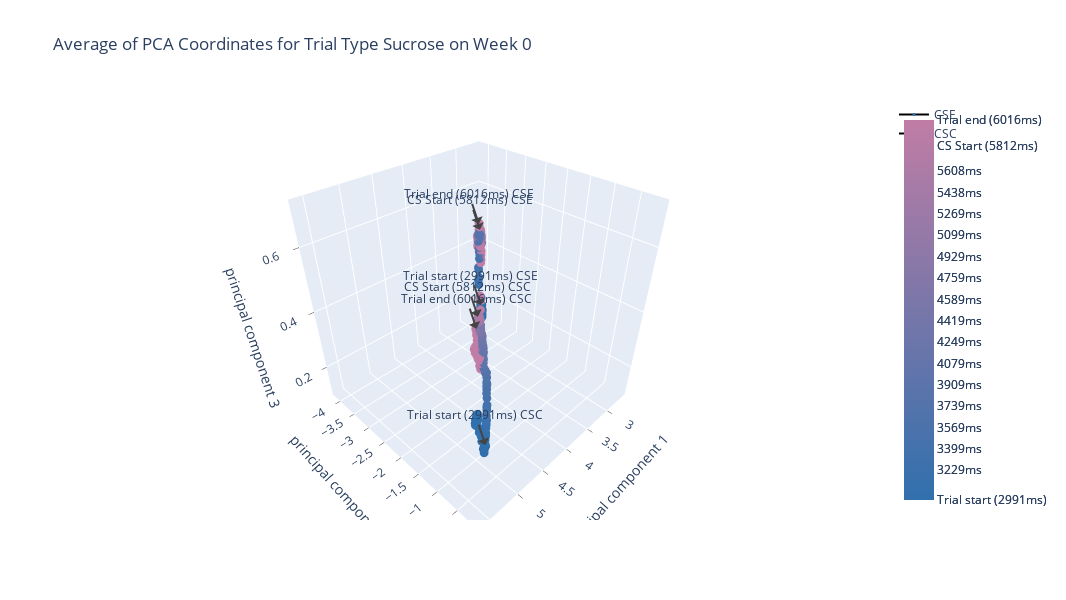
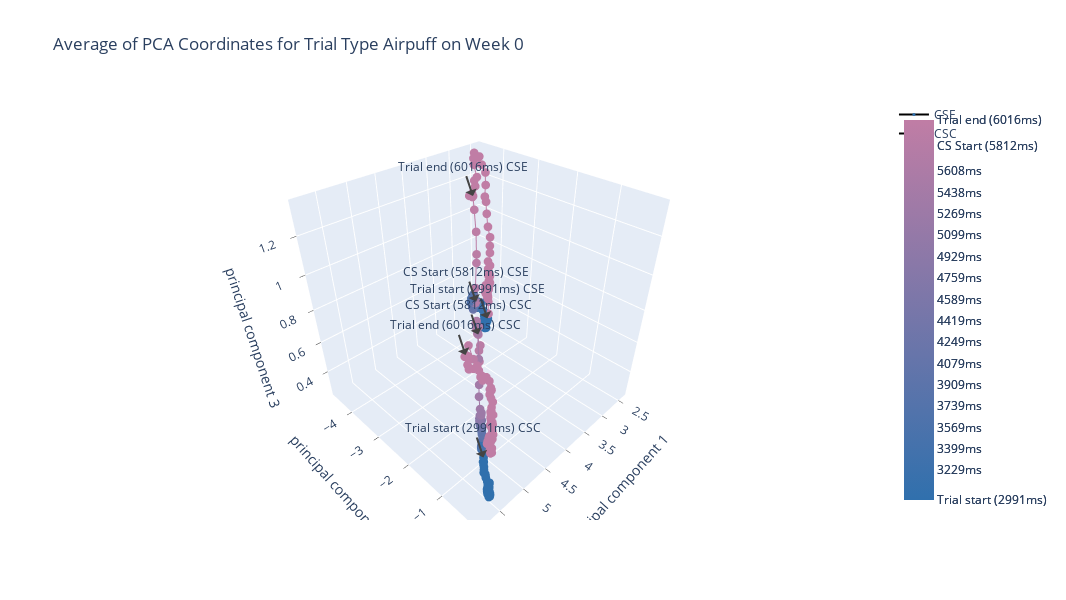
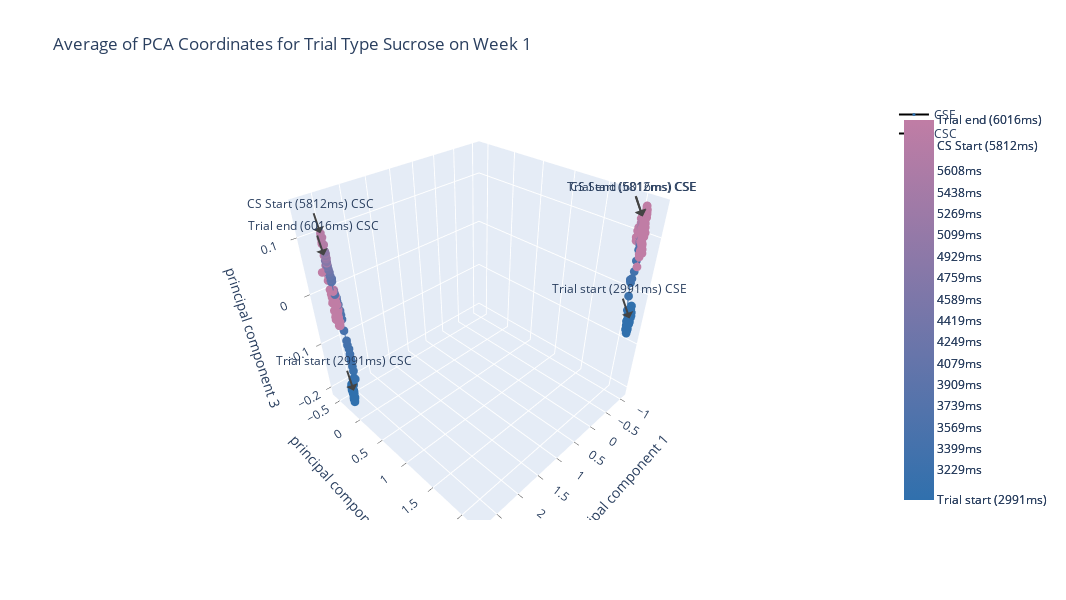
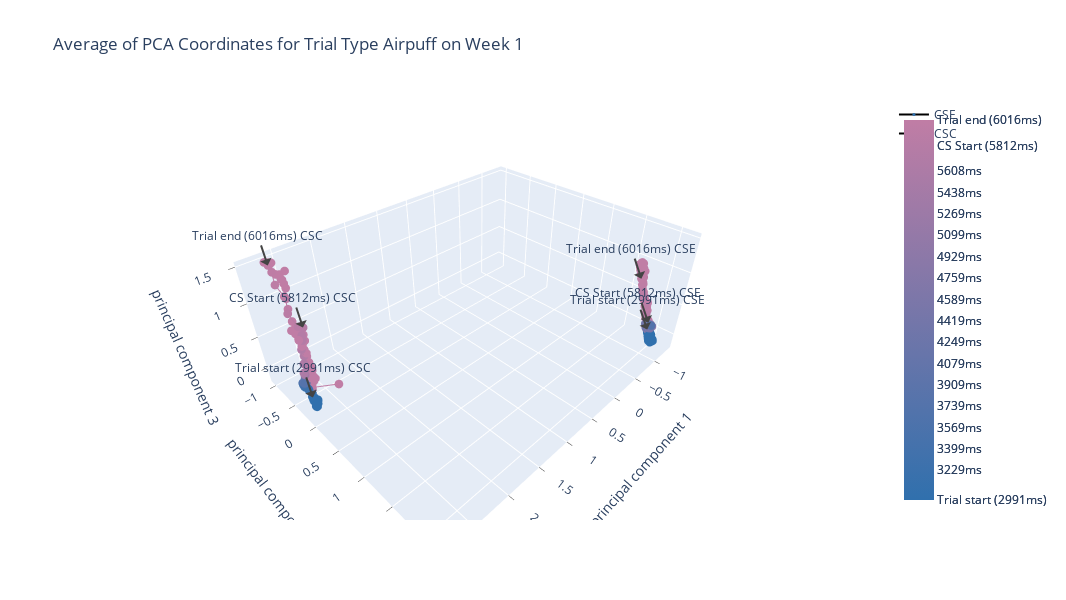

These figures' notebook cell, in order:
### Code cell
for week in weeks:
    for trial in trials:

        fig = go.Figure([
            go.Scatter3d(
                x=mean_and_std_df_cse.loc[(week, trial), ("principal component 1", "mean")],
                y=mean_and_std_df_cse.loc[(week, trial), ("principal component 2", "mean")],
                z=mean_and_std_df_cse.loc[(week, trial), ("principal component 3", "mean")],
                line=dict(
                    color=mean_and_std_df_cse.loc[(week, trial)].index,
                    colorscale=[[0, 'rgb(48, 112, 173)'], [1, 'rgb(192, 125, 165)']],
                    cmin=trail_start,
                    cmid=cs_start,
                    cmax=trial_end,
                    colorbar=dict(
                        lenmode='pixels',
                        len=400,
                        orientation='v',
                        tickmode='array',
                        tickvals=ticks,
                        ticktext=ticklabels
                    ),
                ),
                marker=dict(
                    color=mean_and_std_df_cse.loc[(week, trial)].index,
                    colorscale=[[0, 'rgb(48, 112, 173)'], [1, 'rgb(192, 125, 165)']],
                    cmin=trail_start,
                    cmid=cs_start,
                    cmax=trial_end,
                    colorbar=dict(
                        lenmode='pixels',
                        len=400,
                        orientation='v',
                        tickmode='array',
                        tickvals=events,
                        ticktext=eventlabels
                    ),
                    showscale=False,
                    size=3,
                    
                ),
                mode='lines+markers',
                name="CSE"
            ),
            go.Scatter3d(
                x=mean_and_std_df_csc.loc[(week, trial), ("principal component 1", "mean")],
                y=mean_and_std_df_csc.loc[(week, trial), ("principal component 2", "mean")],
                z=mean_and_std_df_csc.loc[(week, trial), ("principal component 3", "mean")],
                line=dict(
                    color=mean_and_std_df_csc.loc[(week, trial)].index,
                    colorscale=[[0, 'rgb(48, 112, 173)'], [1, 'rgb(192, 125, 165)']],
                    cmin=trail_start,
                    cmid=cs_start,
                    cmax=trial_end,
                    colorbar=dict(
                        lenmode='pixels',
                        len=400,
                        orientation='v',
                        tickmode='array',
                        tickvals=ticks,
                        ticktext=ticklabels
                    ),
                ),
                marker=dict(
                    color=mean_and_std_df_csc.loc[(week, trial)].index,
                    colorscale=[[0, 'rgb(48, 112, 173)'], [1, 'rgb(192, 125, 165)']],
                    cmin=trail_start,
                    cmid=cs_start,
                    cmax=trial_end,
                    colorbar=dict(
                        lenmode='pixels',
                        len=400,
                        orientation='v',
                        tickmode='array',
                        tickvals=events,
                        ticktext=eventlabels
                    ),
                    showscale=False,
                    size=3,
                    
                ),
                mode='lines+markers',
                name = "CSC"
            )
        ])

        annotate = []
        for event in events:
            annotate.append(dict(
                    x=mean_and_std_df_cse.loc[(week, trial, event), ("principal component 1", "mean")], 
                    y=mean_and_std_df_cse.loc[(week, trial, event), ("principal component 2", "mean")],
                    z=mean_and_std_df_cse.loc[(week, trial, event), ("principal component 3", "mean")],
                    text=(eventdict[event]+" CSE"),
                    showarrow=True,
                    arrowhead=1
                ))
            annotate.append(dict(
                    x=mean_and_std_df_csc.loc[(week, trial, event), ("principal component 1", "mean")], 
                    y=mean_and_std_df_csc.loc[(week, trial, event), ("principal component 2", "mean")],
                    z=mean_and_std_df_csc.loc[(week, trial, event), ("principal component 3", "mean")],
                    text=(eventdict[event]+" CSC"),
                    showarrow=True,
                    arrowhead=1
                ))

        fig.update_layout(
            title=(f"Average of PCA Coordinates for Trial Type {trial} on Week {week}"),
            scene = dict(
                xaxis = dict(title="principal component 1", type="linear", ticks="outside"),
                yaxis = dict(title="principal component 2", type="linear", ticks="outside"),
                zaxis = dict(title="principal component 3", type="linear", ticks="outside"),
                annotations=annotate
            ),
            height = 600,
            width = 1066
        )

        today = date.today().strftime("%Y%m%d")
        
        fig.write_image(f"/Volumes/specialk_cs/2p/analysis/behavior/trajectories/by-trial/averaged-by-mouse/comparisons/3D/pdfs/{today}_3D_mouse_by_mouse_average_of_pca_coords_cs-{trial}_week-{week}.pdf")
        fig.write_image(f"/Volumes/specialk_cs/2p/analysis/behavior/trajectories/by-trial/averaged-by-mouse/comparisons/3D/vectorized/{today}_3D_mouse_by_mouse_average_of_pca_coords_cs-{trial}_week-{week}.svg")
        fig.write_html(f"/Volumes/specialk_cs/2p/analysis/behavior/trajectories/by-trial/averaged-by-mouse/comparisons/3D/html/{today}_3D_mouse_by_mouse_average_of_pca_coords_cs-{trial}_week-{week}.html")
        fig.show()

### Figure 1 — Plotly figure (JSON) as saved in the notebook; plotly's stock layout.template omitted (floating-point values rounded to 4 significant figures; data arrays with more than 128 entries replaced by an {"elided": "..."} marker saying what was removed)
{"data": [{"line": {"cmax": 177, "cmid": 171, "cmin": 88, "color": {"elided": "266 int values"}, "colorbar": {"len": 400, "lenmode": "pixels", "orientation": "v", "tickmode": "array", "ticktext": ["Trial start (2991ms)", "3229ms", "3399ms", "3569ms", "3739ms", "3909ms", "4079ms", "4249ms", "4419ms", "4589ms", "4759ms", "4929ms", "5099ms", "5269ms", "5438ms", "5608ms", "CS Start (5812ms)", "Trial end (6016ms)"], "tickvals": [88, 95, 100, 105, 110, 115, 120, 125, 130, 135, 140, 145, 150, 155, 160, 165, 171, 177]}, "colorscale": [[0, "rgb(48, 112, 173)"], [1, "rgb(192, 125, 165)"]]}, "marker": {"cmax": 177, "cmid": 171, "cmin": 88, "color": {"elided": "266 int values"}, "colorbar": {"len": 400, "lenmode": "pixels", "orientation": "v", "tickmode": "array", "ticktext": ["Trial start (2991ms)", "CS Start (5812ms)", "Trial end (6016ms)"], "tickvals": [88, 171, 177]}, "colorscale": [[0, "rgb(48, 112, 173)"], [1, "rgb(192, 125, 165)"]], "showscale": false, "size": 3}, "mode": "lines+markers", "name": "CSE", "type": "scatter3d", "x": {"elided": "266 float values"}, "y": {"elided": "266 float values"}, "z": {"elided": "266 float values"}}, {"line": {"cmax": 177, "cmid": 171, "cmin": 88, "color": {"elided": "266 int values"}, "colorbar": {"len": 400, "lenmode": "pixels", "orientation": "v", "tickmode": "array", "ticktext": ["Trial start (2991ms)", "3229ms", "3399ms", "3569ms", "3739ms", "3909ms", "4079ms", "4249ms", "4419ms", "4589ms", "4759ms", "4929ms", "5099ms", "5269ms", "5438ms", "5608ms", "CS Start (5812ms)", "Trial end (6016ms)"], "tickvals": [88, 95, 100, 105, 110, 115, 120, 125, 130, 135, 140, 145, 150, 155, 160, 165, 171, 177]}, "colorscale": [[0, "rgb(48, 112, 173)"], [1, "rgb(192, 125, 165)"]]}, "marker": {"cmax": 177, "cmid": 171, "cmin": 88, "color": {"elided": "266 int values"}, "colorbar": {"len": 400, "lenmode": "pixels", "orientation": "v", "tickmode": "array", "ticktext": ["Trial start (2991ms)", "CS Start (5812ms)", "Trial end (6016ms)"], "tickvals": [88, 171, 177]}, "colorscale": [[0, "rgb(48, 112, 173)"], [1, "rgb(192, 125, 165)"]], "showscale": false, "size": 3}, "mode": "lines+markers", "name": "CSC", "type": "scatter3d", "x": {"elided": "266 float values"}, "y": {"elided": "266 float values"}, "z": {"elided": "266 float values"}}], "layout": {"height": 600, "scene": {"annotations": [{"arrowhead": 1, "showarrow": true, "text": "Trial start (2991ms) CSE", "x": 2.734, "y": -3.914, "z": 0.1579}, {"arrowhead": 1, "showarrow": true, "text": "Trial start (2991ms) CSC", "x": 5.499, "y": -0.1238, "z": 0.3458}, {"arrowhead": 1, "showarrow": true, "text": "CS Start (5812ms) CSE", "x": 2.617, "y": -4.107, "z": 0.4417}, {"arrowhead": 1, "showarrow": true, "text": "CS Start (5812ms) CSC", "x": 5.457, "y": -0.328, "z": 0.665}, {"arrowhead": 1, "showarrow": true, "text": "Trial end (6016ms) CSE", "x": 2.623, "y": -4.133, "z": 0.4628}, {"arrowhead": 1, "showarrow": true, "text": "Trial end (6016ms) CSC", "x": 5.439, "y": -0.3793, "z": 0.6314}], "xaxis": {"ticks": "outside", "title": {"text": "principal component 1"}, "type": "linear"}, "yaxis": {"ticks": "outside", "title": {"text": "principal component 2"}, "type": "linear"}, "zaxis": {"ticks": "outside", "title": {"text": "principal component 3"}, "type": "linear"}}, "title": {"text": "Average of PCA Coordinates for Trial Type Sucrose on Week 0"}, "width": 1066}}

### Figure 2 — Plotly figure (JSON) as saved in the notebook; plotly's stock layout.template omitted (floating-point values rounded to 4 significant figures; data arrays with more than 128 entries replaced by an {"elided": "..."} marker saying what was removed)
{"data": [{"line": {"cmax": 177, "cmid": 171, "cmin": 88, "color": {"elided": "266 int values"}, "colorbar": {"len": 400, "lenmode": "pixels", "orientation": "v", "tickmode": "array", "ticktext": ["Trial start (2991ms)", "3229ms", "3399ms", "3569ms", "3739ms", "3909ms", "4079ms", "4249ms", "4419ms", "4589ms", "4759ms", "4929ms", "5099ms", "5269ms", "5438ms", "5608ms", "CS Start (5812ms)", "Trial end (6016ms)"], "tickvals": [88, 95, 100, 105, 110, 115, 120, 125, 130, 135, 140, 145, 150, 155, 160, 165, 171, 177]}, "colorscale": [[0, "rgb(48, 112, 173)"], [1, "rgb(192, 125, 165)"]]}, "marker": {"cmax": 177, "cmid": 171, "cmin": 88, "color": {"elided": "266 int values"}, "colorbar": {"len": 400, "lenmode": "pixels", "orientation": "v", "tickmode": "array", "ticktext": ["Trial start (2991ms)", "CS Start (5812ms)", "Trial end (6016ms)"], "tickvals": [88, 171, 177]}, "colorscale": [[0, "rgb(48, 112, 173)"], [1, "rgb(192, 125, 165)"]], "showscale": false, "size": 3}, "mode": "lines+markers", "name": "CSE", "type": "scatter3d", "x": {"elided": "266 float values"}, "y": {"elided": "266 float values"}, "z": {"elided": "266 float values"}}, {"line": {"cmax": 177, "cmid": 171, "cmin": 88, "color": {"elided": "266 int values"}, "colorbar": {"len": 400, "lenmode": "pixels", "orientation": "v", "tickmode": "array", "ticktext": ["Trial start (2991ms)", "3229ms", "3399ms", "3569ms", "3739ms", "3909ms", "4079ms", "4249ms", "4419ms", "4589ms", "4759ms", "4929ms", "5099ms", "5269ms", "5438ms", "5608ms", "CS Start (5812ms)", "Trial end (6016ms)"], "tickvals": [88, 95, 100, 105, 110, 115, 120, 125, 130, 135, 140, 145, 150, 155, 160, 165, 171, 177]}, "colorscale": [[0, "rgb(48, 112, 173)"], [1, "rgb(192, 125, 165)"]]}, "marker": {"cmax": 177, "cmid": 171, "cmin": 88, "color": {"elided": "266 int values"}, "colorbar": {"len": 400, "lenmode": "pixels", "orientation": "v", "tickmode": "array", "ticktext": ["Trial start (2991ms)", "CS Start (5812ms)", "Trial end (6016ms)"], "tickvals": [88, 171, 177]}, "colorscale": [[0, "rgb(48, 112, 173)"], [1, "rgb(192, 125, 165)"]], "showscale": false, "size": 3}, "mode": "lines+markers", "name": "CSC", "type": "scatter3d", "x": {"elided": "266 float values"}, "y": {"elided": "266 float values"}, "z": {"elided": "266 float values"}}], "layout": {"height": 600, "scene": {"annotations": [{"arrowhead": 1, "showarrow": true, "text": "Trial start (2991ms) CSE", "x": 2.689, "y": -3.937, "z": 0.3299}, {"arrowhead": 1, "showarrow": true, "text": "Trial start (2991ms) CSC", "x": 5.613, "y": -0.3032, "z": 0.5636}, {"arrowhead": 1, "showarrow": true, "text": "CS Start (5812ms) CSE", "x": 2.861, "y": -4.136, "z": 0.4623}, {"arrowhead": 1, "showarrow": true, "text": "CS Start (5812ms) CSC", "x": 5.448, "y": -0.6414, "z": 1.117}, {"arrowhead": 1, "showarrow": true, "text": "Trial end (6016ms) CSE", "x": 2.683, "y": -4.46, "z": 1.111}, {"arrowhead": 1, "showarrow": true, "text": "Trial end (6016ms) CSC", "x": 5.756, "y": -0.491, "z": 1.103}], "xaxis": {"ticks": "outside", "title": {"text": "principal component 1"}, "type": "linear"}, "yaxis": {"ticks": "outside", "title": {"text": "principal component 2"}, "type": "linear"}, "zaxis": {"ticks": "outside", "title": {"text": "principal component 3"}, "type": "linear"}}, "title": {"text": "Average of PCA Coordinates for Trial Type Airpuff on Week 0"}, "width": 1066}}

### Figure 3 — Plotly figure (JSON) as saved in the notebook; plotly's stock layout.template omitted (floating-point values rounded to 4 significant figures; data arrays with more than 128 entries replaced by an {"elided": "..."} marker saying what was removed)
{"data": [{"line": {"cmax": 177, "cmid": 171, "cmin": 88, "color": {"elided": "266 int values"}, "colorbar": {"len": 400, "lenmode": "pixels", "orientation": "v", "tickmode": "array", "ticktext": ["Trial start (2991ms)", "3229ms", "3399ms", "3569ms", "3739ms", "3909ms", "4079ms", "4249ms", "4419ms", "4589ms", "4759ms", "4929ms", "5099ms", "5269ms", "5438ms", "5608ms", "CS Start (5812ms)", "Trial end (6016ms)"], "tickvals": [88, 95, 100, 105, 110, 115, 120, 125, 130, 135, 140, 145, 150, 155, 160, 165, 171, 177]}, "colorscale": [[0, "rgb(48, 112, 173)"], [1, "rgb(192, 125, 165)"]]}, "marker": {"cmax": 177, "cmid": 171, "cmin": 88, "color": {"elided": "266 int values"}, "colorbar": {"len": 400, "lenmode": "pixels", "orientation": "v", "tickmode": "array", "ticktext": ["Trial start (2991ms)", "CS Start (5812ms)", "Trial end (6016ms)"], "tickvals": [88, 171, 177]}, "colorscale": [[0, "rgb(48, 112, 173)"], [1, "rgb(192, 125, 165)"]], "showscale": false, "size": 3}, "mode": "lines+markers", "name": "CSE", "type": "scatter3d", "x": {"elided": "266 float values"}, "y": {"elided": "266 float values"}, "z": {"elided": "266 float values"}}, {"line": {"cmax": 177, "cmid": 171, "cmin": 88, "color": {"elided": "266 int values"}, "colorbar": {"len": 400, "lenmode": "pixels", "orientation": "v", "tickmode": "array", "ticktext": ["Trial start (2991ms)", "3229ms", "3399ms", "3569ms", "3739ms", "3909ms", "4079ms", "4249ms", "4419ms", "4589ms", "4759ms", "4929ms", "5099ms", "5269ms", "5438ms", "5608ms", "CS Start (5812ms)", "Trial end (6016ms)"], "tickvals": [88, 95, 100, 105, 110, 115, 120, 125, 130, 135, 140, 145, 150, 155, 160, 165, 171, 177]}, "colorscale": [[0, "rgb(48, 112, 173)"], [1, "rgb(192, 125, 165)"]]}, "marker": {"cmax": 177, "cmid": 171, "cmin": 88, "color": {"elided": "266 int values"}, "colorbar": {"len": 400, "lenmode": "pixels", "orientation": "v", "tickmode": "array", "ticktext": ["Trial start (2991ms)", "CS Start (5812ms)", "Trial end (6016ms)"], "tickvals": [88, 171, 177]}, "colorscale": [[0, "rgb(48, 112, 173)"], [1, "rgb(192, 125, 165)"]], "showscale": false, "size": 3}, "mode": "lines+markers", "name": "CSC", "type": "scatter3d", "x": {"elided": "266 float values"}, "y": {"elided": "266 float values"}, "z": {"elided": "266 float values"}}], "layout": {"height": 600, "scene": {"annotations": [{"arrowhead": 1, "showarrow": true, "text": "Trial start (2991ms) CSE", "x": -0.961, "y": 2.168, "z": -0.04306}, {"arrowhead": 1, "showarrow": true, "text": "Trial start (2991ms) CSC", "x": 2.725, "y": -0.2585, "z": -0.1829}, {"arrowhead": 1, "showarrow": true, "text": "CS Start (5812ms) CSE", "x": -1.044, "y": 2.041, "z": 0.1284}, {"arrowhead": 1, "showarrow": true, "text": "CS Start (5812ms) CSC", "x": 2.651, "y": -0.4282, "z": 0.1111}, {"arrowhead": 1, "showarrow": true, "text": "Trial end (6016ms) CSE", "x": -1.041, "y": 2.037, "z": 0.129}, {"arrowhead": 1, "showarrow": true, "text": "Trial end (6016ms) CSC", "x": 2.629, "y": -0.4835, "z": 0.07088}], "xaxis": {"ticks": "outside", "title": {"text": "principal component 1"}, "type": "linear"}, "yaxis": {"ticks": "outside", "title": {"text": "principal component 2"}, "type": "linear"}, "zaxis": {"ticks": "outside", "title": {"text": "principal component 3"}, "type": "linear"}}, "title": {"text": "Average of PCA Coordinates for Trial Type Sucrose on Week 1"}, "width": 1066}}

### Figure 4 — Plotly figure (JSON) as saved in the notebook; plotly's stock layout.template omitted (floating-point values rounded to 4 significant figures; data arrays with more than 128 entries replaced by an {"elided": "..."} marker saying what was removed)
{"data": [{"line": {"cmax": 177, "cmid": 171, "cmin": 88, "color": {"elided": "266 int values"}, "colorbar": {"len": 400, "lenmode": "pixels", "orientation": "v", "tickmode": "array", "ticktext": ["Trial start (2991ms)", "3229ms", "3399ms", "3569ms", "3739ms", "3909ms", "4079ms", "4249ms", "4419ms", "4589ms", "4759ms", "4929ms", "5099ms", "5269ms", "5438ms", "5608ms", "CS Start (5812ms)", "Trial end (6016ms)"], "tickvals": [88, 95, 100, 105, 110, 115, 120, 125, 130, 135, 140, 145, 150, 155, 160, 165, 171, 177]}, "colorscale": [[0, "rgb(48, 112, 173)"], [1, "rgb(192, 125, 165)"]]}, "marker": {"cmax": 177, "cmid": 171, "cmin": 88, "color": {"elided": "266 int values"}, "colorbar": {"len": 400, "lenmode": "pixels", "orientation": "v", "tickmode": "array", "ticktext": ["Trial start (2991ms)", "CS Start (5812ms)", "Trial end (6016ms)"], "tickvals": [88, 171, 177]}, "colorscale": [[0, "rgb(48, 112, 173)"], [1, "rgb(192, 125, 165)"]], "showscale": false, "size": 3}, "mode": "lines+markers", "name": "CSE", "type": "scatter3d", "x": {"elided": "266 float values"}, "y": {"elided": "266 float values"}, "z": {"elided": "266 float values"}}, {"line": {"cmax": 177, "cmid": 171, "cmin": 88, "color": {"elided": "266 int values"}, "colorbar": {"len": 400, "lenmode": "pixels", "orientation": "v", "tickmode": "array", "ticktext": ["Trial start (2991ms)", "3229ms", "3399ms", "3569ms", "3739ms", "3909ms", "4079ms", "4249ms", "4419ms", "4589ms", "4759ms", "4929ms", "5099ms", "5269ms", "5438ms", "5608ms", "CS Start (5812ms)", "Trial end (6016ms)"], "tickvals": [88, 95, 100, 105, 110, 115, 120, 125, 130, 135, 140, 145, 150, 155, 160, 165, 171, 177]}, "colorscale": [[0, "rgb(48, 112, 173)"], [1, "rgb(192, 125, 165)"]]}, "marker": {"cmax": 177, "cmid": 171, "cmin": 88, "color": {"elided": "266 int values"}, "colorbar": {"len": 400, "lenmode": "pixels", "orientation": "v", "tickmode": "array", "ticktext": ["Trial start (2991ms)", "CS Start (5812ms)", "Trial end (6016ms)"], "tickvals": [88, 171, 177]}, "colorscale": [[0, "rgb(48, 112, 173)"], [1, "rgb(192, 125, 165)"]], "showscale": false, "size": 3}, "mode": "lines+markers", "name": "CSC", "type": "scatter3d", "x": {"elided": "266 float values"}, "y": {"elided": "266 float values"}, "z": {"elided": "266 float values"}}], "layout": {"height": 600, "scene": {"annotations": [{"arrowhead": 1, "showarrow": true, "text": "Trial start (2991ms) CSE", "x": -1.06, "y": 2.018, "z": 0.1527}, {"arrowhead": 1, "showarrow": true, "text": "Trial start (2991ms) CSC", "x": 2.766, "y": -0.3029, "z": -0.07939}, {"arrowhead": 1, "showarrow": true, "text": "CS Start (5812ms) CSE", "x": -1.064, "y": 2.009, "z": 0.2637}, {"arrowhead": 1, "showarrow": true, "text": "CS Start (5812ms) CSC", "x": 2.564, "y": -0.5809, "z": 0.7399}, {"arrowhead": 1, "showarrow": true, "text": "Trial end (6016ms) CSE", "x": -1.083, "y": 1.77, "z": 0.8549}, {"arrowhead": 1, "showarrow": true, "text": "Trial end (6016ms) CSC", "x": 2.635, "y": -0.961, "z": 1.464}], "xaxis": {"ticks": "outside", "title": {"text": "principal component 1"}, "type": "linear"}, "yaxis": {"ticks": "outside", "title": {"text": "principal component 2"}, "type": "linear"}, "zaxis": {"ticks": "outside", "title": {"text": "principal component 3"}, "type": "linear"}}, "title": {"text": "Average of PCA Coordinates for Trial Type Airpuff on Week 1"}, "width": 1066}}
